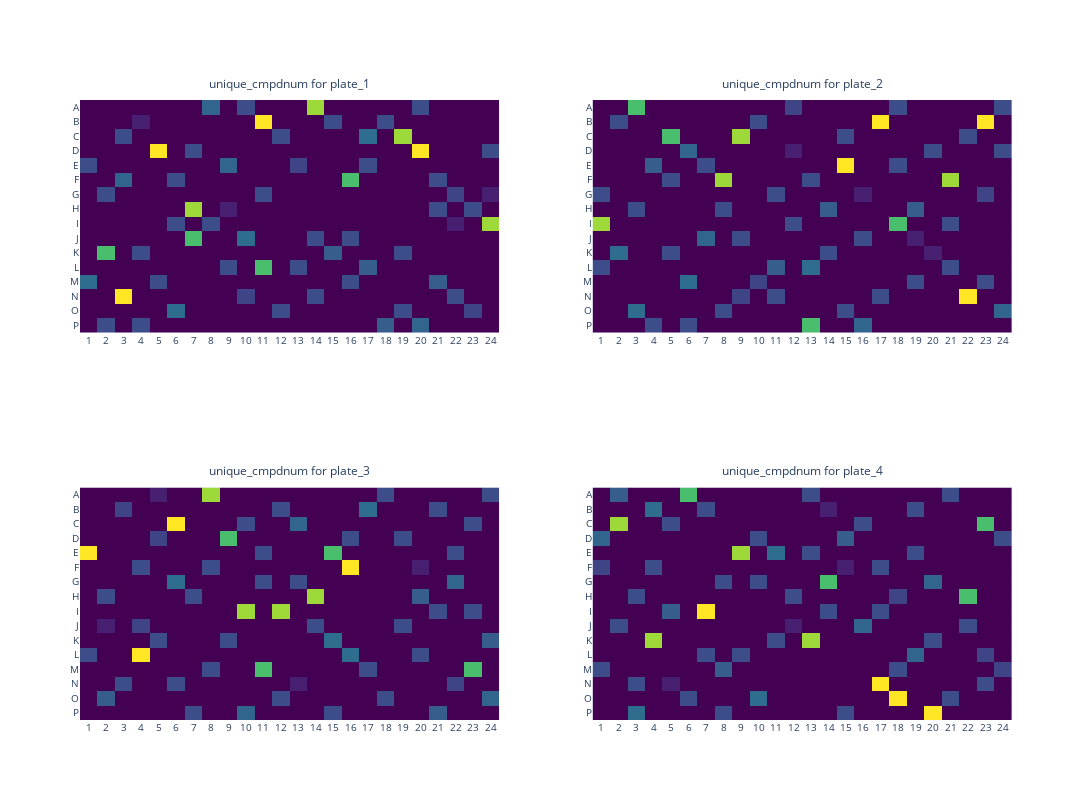

Here is the notebook cell this chart was saved with:
### Code cell
plate_heatmap(
    df=df_plaid,  
    plate_names=["plate_1", "plate_2", "plate_3", "plate_4"],  
    highlight_compounds=["DMSO","ctrl1", "ctrl2","ctrl3","ctrl4","ctrl5","ctrl6","ctrl7","ctrl8"],
    subplot_num_columns=2,  
    plot_size=400,  
    measurement="unique_cmpdnum", 
    plate_well_columns={
        "plates": "plateID",  
        "wells": "well",    
    },
    output_folder="output",  
    export_as_pdf=False  
)

### Figure 1 — Plotly figure (JSON) as saved in the notebook; plotly's stock layout.template omitted (floating-point values rounded to 4 significant figures; data arrays with more than 128 entries replaced by an {"elided": "..."} marker saying what was removed)
{"data": [{"colorscale": [[0, "#440154"], [0.1111, "#482878"], [0.2222, "#3e4989"], [0.3333, "#31688e"], [0.4444, "#26828e"], [0.5556, "#1f9e89"], [0.6667, "#35b779"], [0.7778, "#6ece58"], [0.8889, "#b5de2b"], [1, "#fde725"]], "hoverinfo": "text", "hovertext": {"elided": "16x24 str values"}, "reversescale": false, "showscale": false, "type": "heatmap", "x": ["1", "2", "3", "4", "5", "6", "7", "8", "9", "10", "11", "12", "13", "14", "15", "16", "17", "18", "19", "20", "21", "22", "23", "24"], "xaxis": "x", "y": ["A", "B", "C", "D", "E", "F", "G", "H", "I", "J", "K", "L", "M", "N", "O", "P"], "yaxis": "y", "z": {"elided": "16x24 int values"}}, {"colorscale": [[0, "#440154"], [0.1111, "#482878"], [0.2222, "#3e4989"], [0.3333, "#31688e"], [0.4444, "#26828e"], [0.5556, "#1f9e89"], [0.6667, "#35b779"], [0.7778, "#6ece58"], [0.8889, "#b5de2b"], [1, "#fde725"]], "hoverinfo": "text", "hovertext": {"elided": "16x24 str values"}, "reversescale": false, "showscale": false, "type": "heatmap", "x": ["1", "2", "3", "4", "5", "6", "7", "8", "9", "10", "11", "12", "13", "14", "15", "16", "17", "18", "19", "20", "21", "22", "23", "24"], "xaxis": "x2", "y": ["A", "B", "C", "D", "E", "F", "G", "H", "I", "J", "K", "L", "M", "N", "O", "P"], "yaxis": "y2", "z": {"elided": "16x24 int values"}}, {"colorscale": [[0, "#440154"], [0.1111, "#482878"], [0.2222, "#3e4989"], [0.3333, "#31688e"], [0.4444, "#26828e"], [0.5556, "#1f9e89"], [0.6667, "#35b779"], [0.7778, "#6ece58"], [0.8889, "#b5de2b"], [1, "#fde725"]], "hoverinfo": "text", "hovertext": {"elided": "16x24 str values"}, "reversescale": false, "showscale": false, "type": "heatmap", "x": ["1", "2", "3", "4", "5", "6", "7", "8", "9", "10", "11", "12", "13", "14", "15", "16", "17", "18", "19", "20", "21", "22", "23", "24"], "xaxis": "x3", "y": ["A", "B", "C", "D", "E", "F", "G", "H", "I", "J", "K", "L", "M", "N", "O", "P"], "yaxis": "y3", "z": {"elided": "16x24 int values"}}, {"colorscale": [[0, "#440154"], [0.1111, "#482878"], [0.2222, "#3e4989"], [0.3333, "#31688e"], [0.4444, "#26828e"], [0.5556, "#1f9e89"], [0.6667, "#35b779"], [0.7778, "#6ece58"], [0.8889, "#b5de2b"], [1, "#fde725"]], "hoverinfo": "text", "hovertext": {"elided": "16x24 str values"}, "reversescale": false, "showscale": false, "type": "heatmap", "x": ["1", "2", "3", "4", "5", "6", "7", "8", "9", "10", "11", "12", "13", "14", "15", "16", "17", "18", "19", "20", "21", "22", "23", "24"], "xaxis": "x4", "y": ["A", "B", "C", "D", "E", "F", "G", "H", "I", "J", "K", "L", "M", "N", "O", "P"], "yaxis": "y4", "z": {"elided": "16x24 int values"}}], "layout": {"annotations": [{"font": {"size": 12}, "showarrow": false, "text": "unique_cmpdnum for plate_1", "x": 0.225, "xanchor": "center", "xref": "paper", "y": 1.01, "yanchor": "bottom", "yref": "paper"}, {"font": {"size": 12}, "showarrow": false, "text": "unique_cmpdnum for plate_2", "x": 0.775, "xanchor": "center", "xref": "paper", "y": 1.01, "yanchor": "bottom", "yref": "paper"}, {"font": {"size": 12}, "showarrow": false, "text": "unique_cmpdnum for plate_3", "x": 0.225, "xanchor": "center", "xref": "paper", "y": 0.385, "yanchor": "bottom", "yref": "paper"}, {"font": {"size": 12}, "showarrow": false, "text": "unique_cmpdnum for plate_4", "x": 0.775, "xanchor": "center", "xref": "paper", "y": 0.385, "yanchor": "bottom", "yref": "paper"}], "height": 800, "width": 1140, "xaxis": {"anchor": "y", "autorange": true, "domain": [0, 0.45], "nticks": 48, "range": [-0.5, 23.5], "side": "bottom", "tickfont": {"size": 10}, "type": "category"}, "xaxis2": {"anchor": "y2", "autorange": true, "domain": [0.55, 1], "nticks": 48, "range": [-0.5, 23.5], "side": "bottom", "tickfont": {"size": 10}, "type": "category"}, "xaxis3": {"anchor": "y3", "autorange": true, "domain": [0, 0.45], "nticks": 48, "range": [-0.5, 23.5], "side": "bottom", "tickfont": {"size": 10}, "type": "category"}, "xaxis4": {"anchor": "y4", "autorange": true, "domain": [0.55, 1], "nticks": 48, "range": [-0.5, 23.5], "side": "bottom", "tickfont": {"size": 10}, "type": "category"}, "yaxis": {"anchor": "x", "autorange": true, "domain": [0.625, 1], "range": [15.5, -0.5], "tickfont": {"size": 10}, "type": "category"}, "yaxis2": {"anchor": "x2", "autorange": true, "domain": [0.625, 1], "range": [15.5, -0.5], "tickfont": {"size": 10}, "type": "category"}, "yaxis3": {"anchor": "x3", "autorange": true, "domain": [0, 0.375], "range": [15.5, -0.5], "tickfont": {"size": 10}, "type": "category"}, "yaxis4": {"anchor": "x4", "autorange": true, "domain": [0, 0.375], "range": [15.5, -0.5], "tickfont": {"size": 10}, "type": "category"}}}
